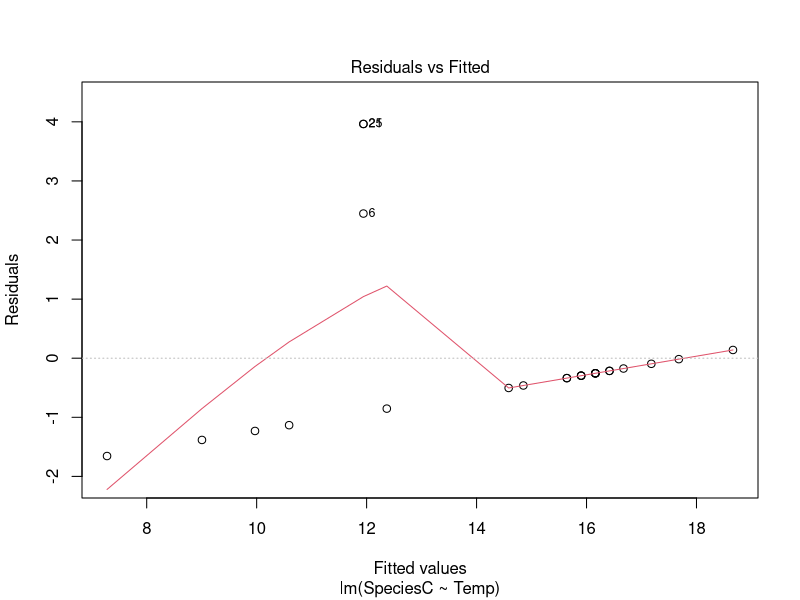
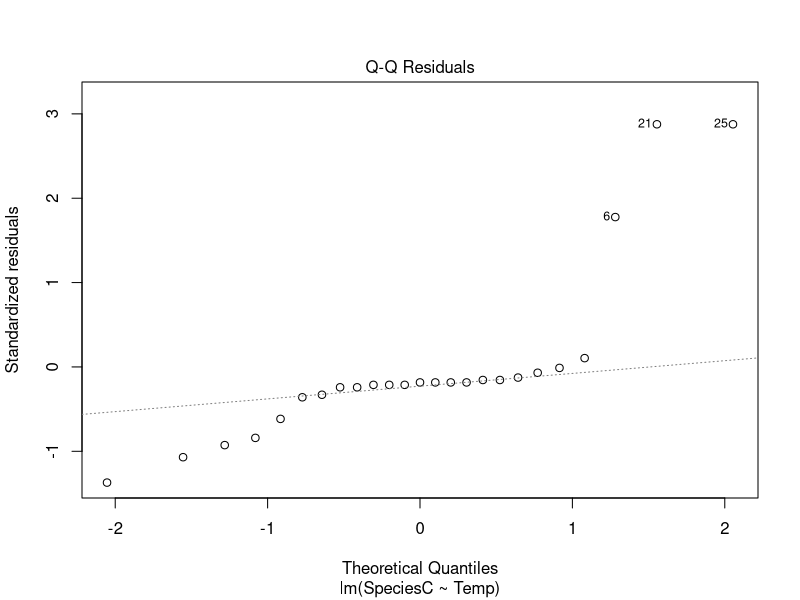
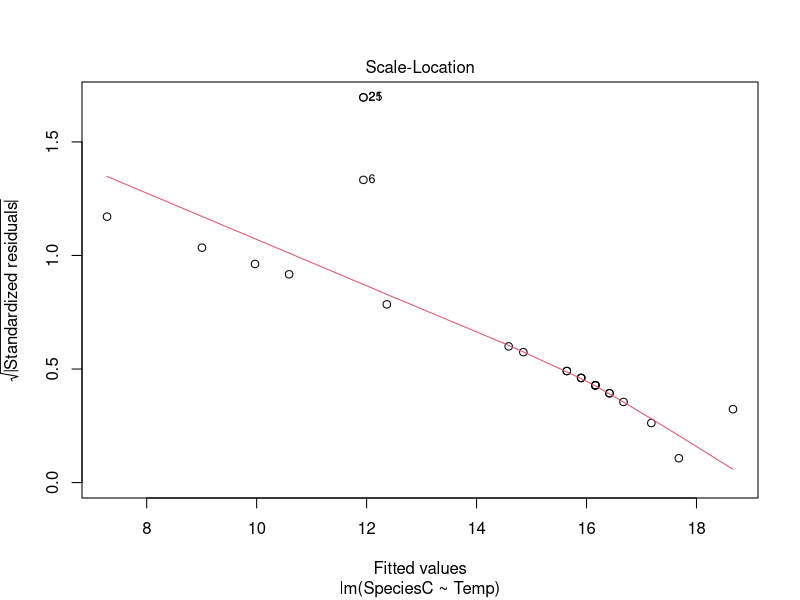
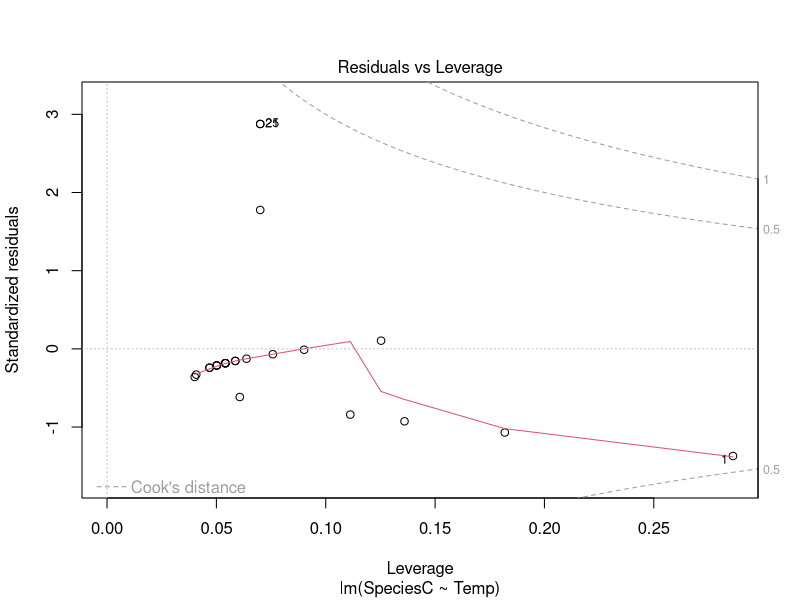
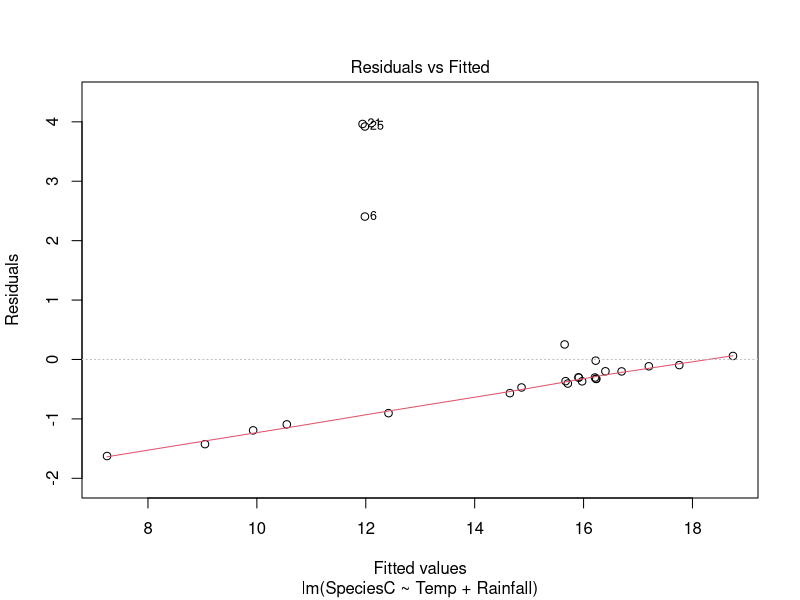
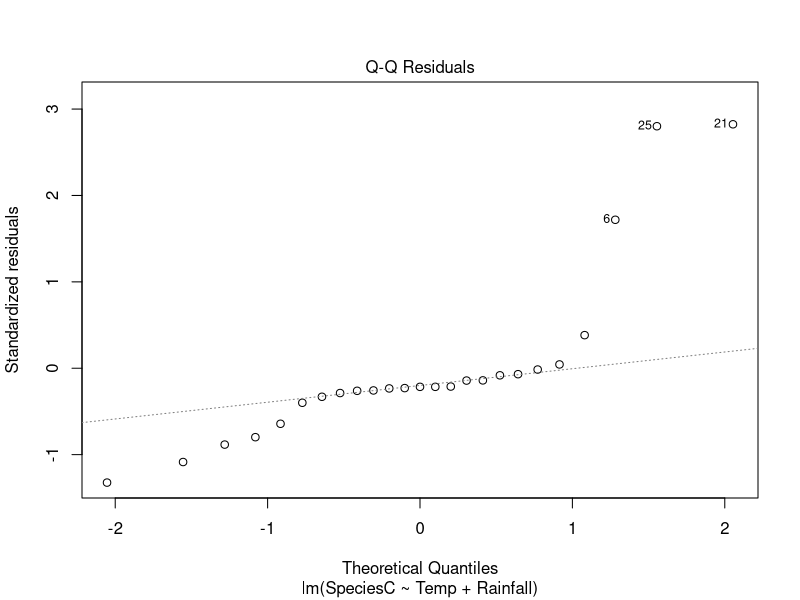
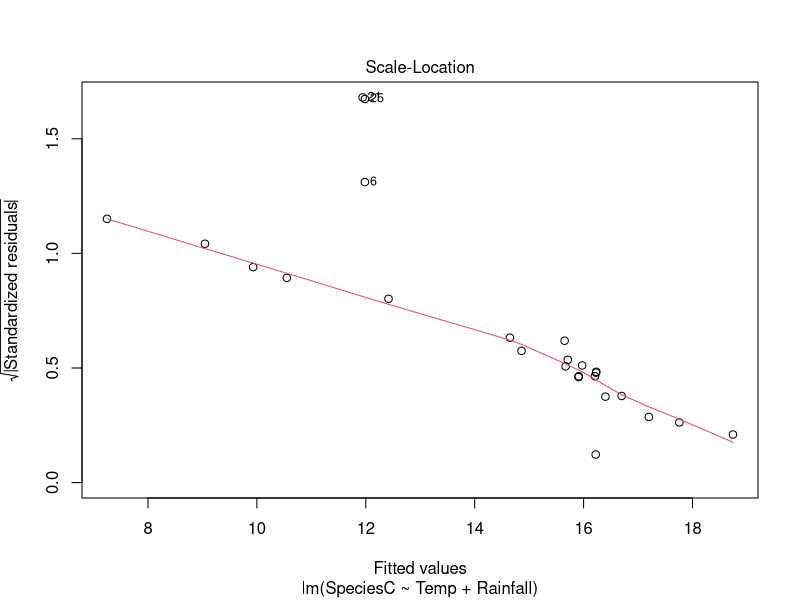
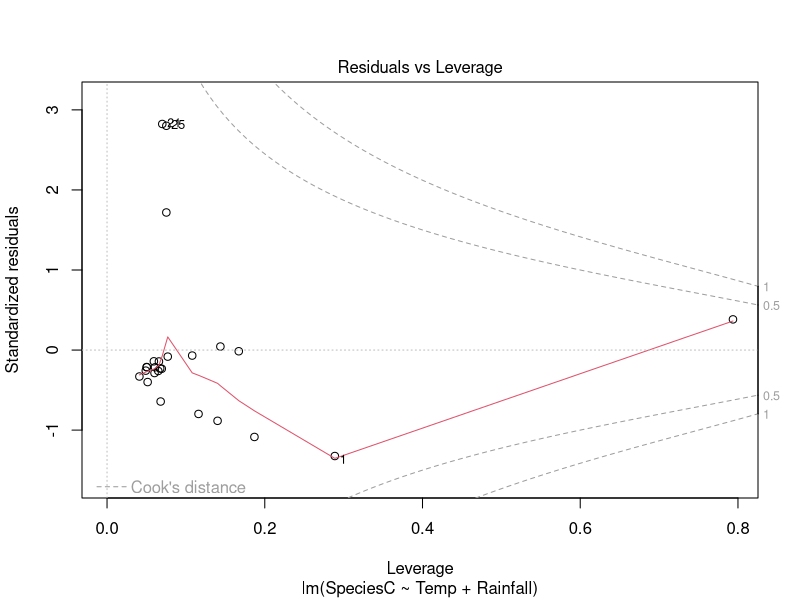

R code for these plots, in order:
# SK 03/04/2012

#####################################

# R USER GROUP - BASIC STATS

#####################################

# FOR HELP: http://www.statmethods.net/stats/index.html



#####################################

# read in data
sp <- read.csv("species abundance.csv")
sp



# T-test (paired)
t.test(sp[,1], sp[,5], paired=T)
t.test(sp[,1], sp[,3], paired=T)

# non-parametric version i.e. wilcoxon test
wilcox.test(sp[,1], sp[,5], paired=T)

# Kruskal-wallis test
# requires a grouping vector
group <- rep(c(1,2,3,4,5),5)
kruskal.test(sp$SpeciesD,group)

# Chi-squared test - needs to be in contingency table format
pa <- c(1,0,0,1,1,0,0,0,0,0,1,1,0,1,0,0,1,0,0,1,0,0,0,0,1,0,0,1)
pres.abs <- table(pa)
# test: are the proportions equal? check help so you always know
# you are getting the p value the right way around
chisq.test(pres.abs, correct=T)


#######################
# REGRESSION

# Correlation - two variables
cor.test(sp[,1], sp[,4], method="pearson")

############################################################
####### REPORT THE RESULT OF THIS TEST IN YOUR REPORT ######
############################################################

# Get a correlation matrix i.e. correlations of multiple variables
cor(sp, method="spearman")

# linear regression
fit <- lm(SpeciesC ~ Temp, data=sp)
summary(fit)
# the plot command below on an 'lm' object will give you lots of 
# diagnostic plots (for help: http://www.statmethods.net/stats/rdiagnostics.html)
plot(fit)

############################################################
####### REPORT THE RESULTS OF THIS TEST IN YOUR REPORT #####
############################################################

# multiple regression
fit2 <- lm(SpeciesC ~ Temp + Rainfall, data=sp)
summary(fit2)
plot(fit2)

# logistic regression
fitlogi <- glm(present ~ Temp + Rainfall, family = binomial(), data=sp)
summary(fitlogi)

# Lots of other possibilities with function 'glm'
# e.g., with different family types



#######################
# MULTIVARIATE

wood <- read.csv('woodland matrix.csv')
# check
wood[1:10,1:10]
# assign species names to row names rather than having them as a column
# this prevents them being treated as 'data'
rownames(wood) <- wood[,1]
wood <- wood[,-1]
wood[1:10,1:10]

# Non-Metric Multidimensional Scaling (NMMDS)
library(vegan)
# make sure the rows and columns are the right way around
woodt <- t(wood)
mds <- metaMDS(woodt, trymax=20)
plot(mds,display="sites")
